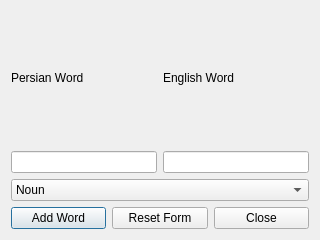
<?xml version="1.0" encoding="UTF-8"?>
<ui version="4.0">
 <class>addWordWindow</class>
 <widget class="QDialog" name="addWordWindow">
  <property name="geometry">
   <rect>
    <x>0</x>
    <y>0</y>
    <width>320</width>
    <height>240</height>
   </rect>
  </property>
  <property name="windowTitle">
   <string>Dialog</string>
  </property>
  <layout class="QVBoxLayout" name="verticalLayout_4">
   <item>
    <layout class="QHBoxLayout" name="horizontalLayout">
     <item>
      <layout class="QVBoxLayout" name="verticalLayout_2">
       <item>
        <widget class="QLabel" name="label">
         <property name="text">
          <string>Persian Word</string>
         </property>
        </widget>
       </item>
       <item>
        <widget class="QLineEdit" name="lineEditP"/>
       </item>
      </layout>
     </item>
     <item>
      <layout class="QVBoxLayout" name="verticalLayout">
       <item>
        <widget class="QLabel" name="label_2">
         <property name="text">
          <string>English Word</string>
         </property>
        </widget>
       </item>
       <item>
        <widget class="QLineEdit" name="lineEditE"/>
       </item>
      </layout>
     </item>
    </layout>
   </item>
   <item>
    <layout class="QVBoxLayout" name="verticalLayout_3">
     <item>
      <widget class="QComboBox" name="wordType">
       <item>
        <property name="text">
         <string>Noun</string>
        </property>
       </item>
       <item>
        <property name="text">
         <string>Verb</string>
        </property>
       </item>
       <item>
        <property name="text">
         <string>Adjective</string>
        </property>
       </item>
       <item>
        <property name="text">
         <string>Adverb</string>
        </property>
       </item>
       <item>
        <property name="text">
         <string>Pronoun</string>
        </property>
       </item>
       <item>
        <property name="text">
         <string>preposition</string>
        </property>
       </item>
       <item>
        <property name="text">
         <string>Conjunction</string>
        </property>
       </item>
       <item>
        <property name="text">
         <string>Interjunction</string>
        </property>
       </item>
      </widget>
     </item>
     <item>
      <layout class="QHBoxLayout" name="horizontalLayout_2">
       <item>
        <widget class="QPushButton" name="AddWord">
         <property name="text">
          <string>Add Word</string>
         </property>
        </widget>
       </item>
       <item>
        <widget class="QPushButton" name="ResetForm">
         <property name="text">
          <string>Reset Form</string>
         </property>
        </widget>
       </item>
       <item>
        <widget class="QPushButton" name="Close">
         <property name="text">
          <string>Close</string>
         </property>
        </widget>
       </item>
      </layout>
     </item>
    </layout>
   </item>
  </layout>
 </widget>
 <resources/>
 <connections/>
</ui>
